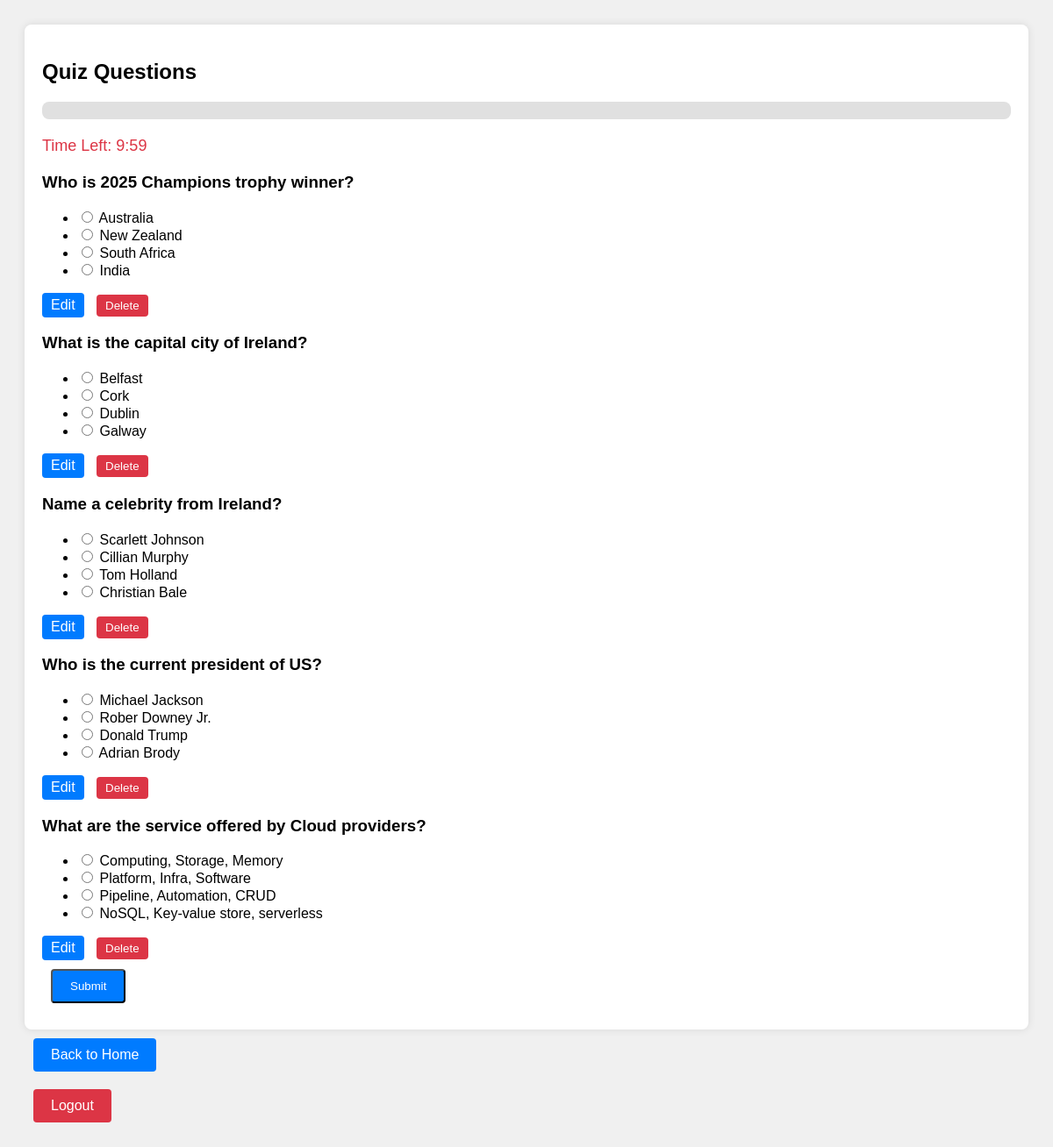
The page /quiz_page/ (signed in) on the database its author committed.
### quiz/models.py (models this page shows, shortened)
class Question(models.Model):
    text = models.CharField(max_length=255)
    DIFFICULTY_CHOICES = (
        ('easy', 'Easy'),
        ('medium', 'Medium'),
        ('hard', 'Hard'),
    )
    difficulty = models.CharField(max_length=10, choices=DIFFICULTY_CHOICES, default='medium')
    created_at = models.DateTimeField(auto_now_add=True)
    updated_at = models.DateTimeField(auto_now=True)

class Choice(models.Model):
    question = models.ForeignKey(Question, on_delete=models.CASCADE, related_name='choices')
    text = models.CharField(max_length=255)
    is_correct = models.BooleanField(default=False)

### quiz/views.py (the view)
# urls.py: path('quiz_page/', views.quiz_page, name='quiz_page'),  # Updated from take_quiz
@login_required
def quiz_page(request):
    questions = Question.objects.all()
    return render(request, 'quiz_page.html', {'questions': questions, 'user_type': request.user.user_type})

### quiz/templates/quiz_page.html (shortened to what this page needs)
<!DOCTYPE html>
<html lang="en">
<head>
</head>
<body>
    <div class="quiz-container">
        <h2>Quiz Questions</h2>
        <div class="progress-container">
            <div class="progress-bar">
            </div>
        </div>
        <div class="timer" id="timer">Time Left: 10:00</div>
        <form method="POST" action="{% url 'quiz_result' %}">
            {% for question in questions %}
                <div>
                    <h3>{{ question.text }}</h3>
                    <ul>
                        {% for choice in question.choices.all %}
                            <li>
                                <input type="radio" name="question_{{ question.id }}" value="{{ choice.id }}" class="quiz-option">
                                {{ choice.text }}
                            </li>
                        {% endfor %}
                    </ul>
                    {% if user.user_type == 'teacher' %}
                        <div class="teacher-actions">
                            <a href="{% url 'edit_question' question.id %}">Edit</a>
                            <form action="{% url 'delete_question' question.id %}" method="POST" style="display:inline;">
                                <button type="submit">Delete</button>
                            </form>
                        </div>
                    {% endif %}
                </div>
            {% empty %}
                <p>No questions available.</p>
            {% endfor %}
            <button type="submit" class="btn">Submit</button>
        </form>
    </div>
    <div class="back-button-container">
        <a href="{% url 'quiz_home' %}" class="btn">Back to Home</a>
    </div>
    <div class="logout-container">
        <a href="{% url 'logout' %}" class="btn btn-secondary">Logout</a>
    </div>
</body>
</html>

### quiz/templates/quiz_page.html (style rules this page uses)
body { font-family: Arial, sans-serif; background-color: #f0f0f0; padding: 20px; }
.quiz-container { background-color: #fff; padding: 20px; border-radius: 8px; box-shadow: 0 0 10px rgba(0, 0, 0, 0.1); }
.quiz-container h2 { margin-bottom: 20px; }
.progress-container { margin-bottom: 20px; }
.progress-bar { width: 100%; background-color: #e0e0e0; border-radius: 8px; overflow: hidden; }
.timer { font-size: 18px; margin-bottom: 20px; color: #dc3545; }
.teacher-actions { margin-top: 10px; }
.teacher-actions a { margin-right: 10px; text-decoration: none; padding: 5px 10px; border-radius: 4px; background-color: #007BFF; color: white; display: inline-block; text-align: center; }
.teacher-actions form { display: inline; }
.teacher-actions button { background-color: #dc3545; color: white; border: none; padding: 5px 10px; border-radius: 4px; cursor: pointer; }
.btn { display: inline-block; margin: 10px; padding: 10px 20px; background-color: #007BFF; color: white; text-decoration: none; border-radius: 4px; }
.btn-secondary { background-color: #dc3545; }

### rows shown on the page
Question: text "Who is 2025 Champions trophy winner?"
Choice: text "Australia"
Choice: text "New Zealand"
Choice: text "South Africa"
Choice: text "India"
Question: text "What is the capital city of Ireland?"
Choice: text "Belfast"
Choice: text "Cork"
Choice: text "Dublin"
Choice: text "Galway"
Question: text "Name a celebrity from Ireland?"
Choice: text "Scarlett Johnson"
Choice: text "Cillian Murphy"
Choice: text "Tom Holland"
Choice: text "Christian Bale"
Question: text "Who is the current president of US?"
Choice: text "Michael Jackson"
Choice: text "Rober Downey Jr."
Choice: text "Donald Trump"
Choice: text "Adrian Brody"
Question: text "What are the service offered by Cloud providers?"
Choice: text "Computing, Storage, Memory"
Choice: text "Platform, Infra, Software"
Choice: text "Pipeline, Automation, CRUD"
Choice: text "NoSQL, Key-value store, serverless"
